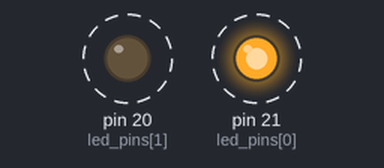
Bench run of a program on a simulated MicroPython board. On the bench: output pins drawn as LEDs (lit = HIGH). Dashed ring = blinking.

Above: at 0.05 s.
Timing chart, 0 to 3.0 s (numbered marks = the images above):
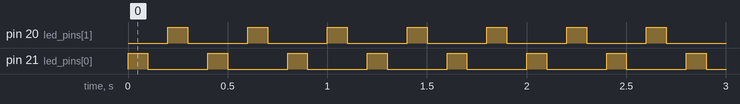

Measured:
- by itself, pin 20 (led_pins[1]), pin 21 (led_pins[0]): alternates HIGH for 0.10 s and LOW for 0.30 s

The program:

main.py
```python
#Cuevas Oliva Josue Emanuel 18212164

from machine import Pin
import time

led_pins=[21,20]#Pines de LEDS
leds=[Pin(led_pins[0],Pin.OUT),Pin(led_pins[1],Pin.OUT)]#Matriz de control de pines

while True:
    for led in leds:#Iteracion entre cada led
        led.high()#LED Encendido
        time.sleep(0.1)#Tiempo de espera
        led.low()#LED Apagado
        time.sleep(0.1)#Tiempo de espera
```
